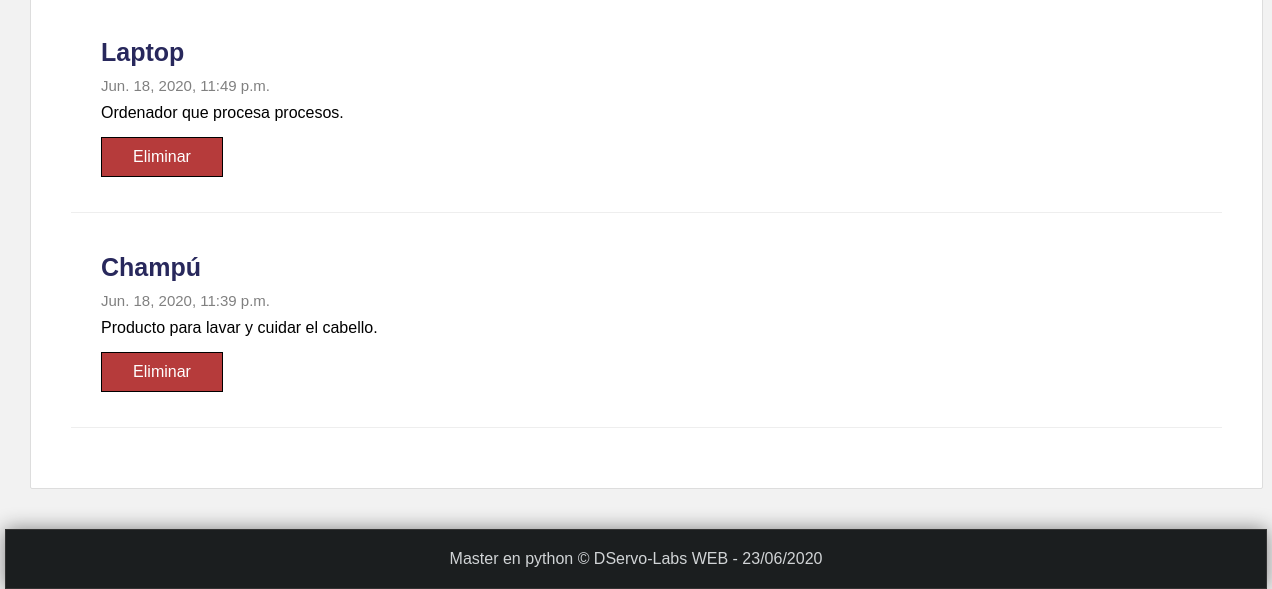
/articulos/ (lower part), run on an earlier commit of the app's database.
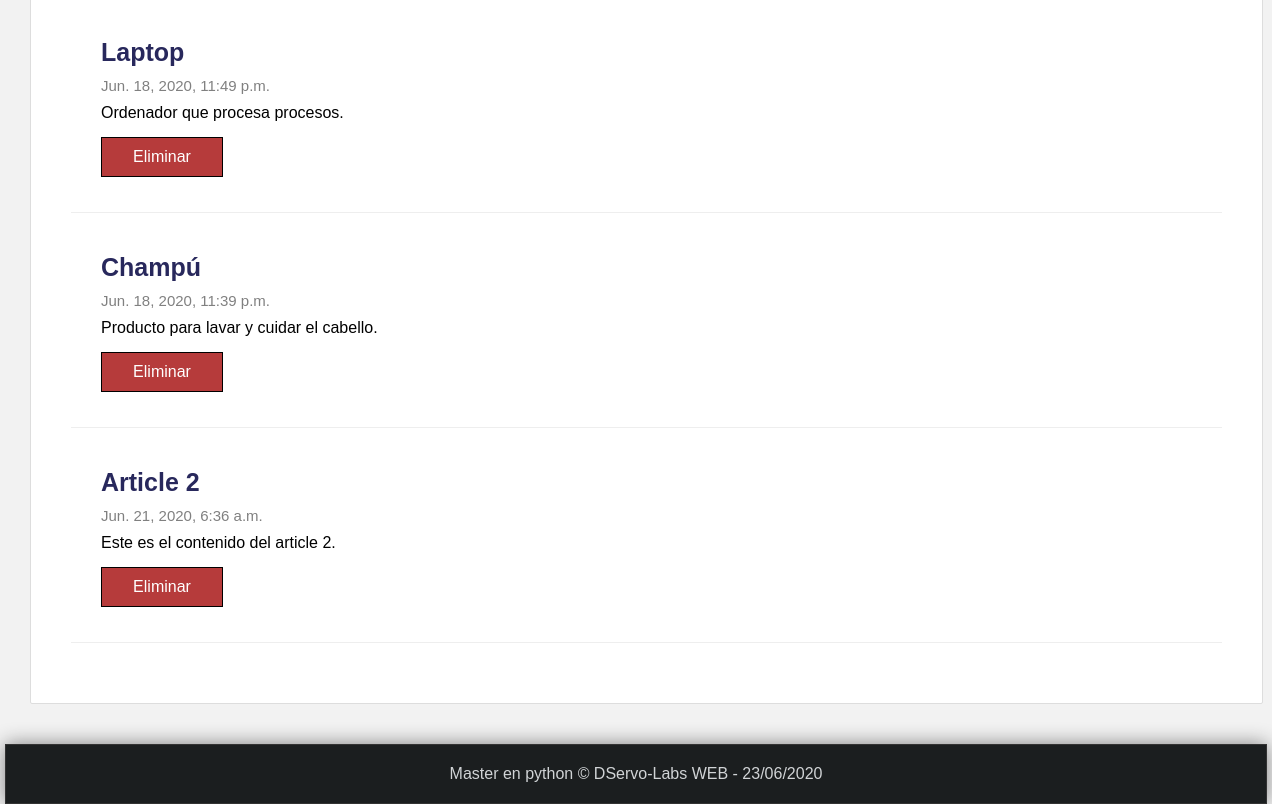
And on a later commit of the database.
### miApp/models.py (models this page shows, shortened)
class Article(models.Model):
    title = models.CharField(max_length=100, verbose_name='Título')
    content = models.TextField(verbose_name='Contenido')
    image = models.ImageField(default='null', verbose_name="Miniatura", upload_to='articles')
    public = models.BooleanField(verbose_name='Publicado')
    created_at = models.DateTimeField(auto_now_add=True, verbose_name='Creado')
    updated_at = models.DateTimeField(auto_now=True, verbose_name='Editado')
    class Meta:
        verbose_name = "Articulo"
        verbose_name_plural = "Artículos"
        ordering = ['-id']

### miApp/views.py (the view)
# urls.py: path('articulos/', views.listar_articulos, name='n_articulos'),
def listar_articulos(request):
    articulos = Article.objects.order_by('-id').exclude(public=False)
    return render(
        request,
        'articulos.html',
        {
            'articulos': articulos
        }
    )

### miApp/templates/articulos.html (shortened to what this page needs)
{% extends 'layout.html' %}
{% block content %}
        {% for articulo in articulos %}
            <article class="article-item">
                <div class="data">
                    <h2> {{ articulo.title }} </h2>
                    <span class="date">{{articulo.created_at}}</span>
                    <p>
                        {{ articulo.content}}
                        <a href= "{% url 'n_borrar_articulo' p_id=articulo.id %}" class="btn btn-delete">Eliminar</a>
                    </p>
                </div>
            </article>
        {% endfor %}
{% endblock %}

What changed in the data, as far as the page shows it:
now on this page (row edited): Article: title "Article 2", created_at "Jun. 21, 2020, 6:36 a.m.", content "Este es el contenido del article 2."
